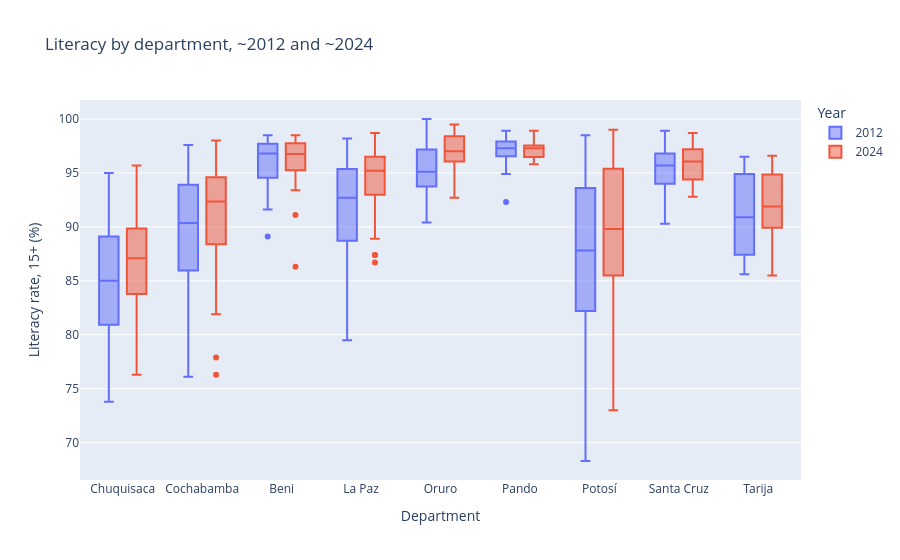

The code cell stored with this chart in its notebook:
### Markdown cell above
`geo.labels()` names any column for a plot, and `geo.map()` draws an interactive map (hover over a municipality to see its name and value):

### Code cell
px.box(edu, x="department", y="sdg4_6_alf", color="year", labels=geo.labels(edu),
       title="Literacy by department, ~2012 and ~2024")

### Figure 1 — Plotly figure (JSON) as saved in the notebook; plotly's stock layout.template omitted (floating-point values rounded to 4 significant figures; data arrays with more than 128 entries replaced by an {"elided": "..."} marker saying what was removed)
{"data": [{"alignmentgroup": "True", "hovertemplate": "Year=2012<br>Department=%{x}<br>Literacy rate, 15+ (%)=%{y}<extra></extra>", "legendgroup": "2012", "marker": {"color": "#636efa"}, "name": "2012", "notched": false, "offsetgroup": "2012", "orientation": "v", "showlegend": true, "type": "box", "x": {"elided": "343 str values"}, "x0": " ", "xaxis": "x", "y": {"elided": "343 float values"}, "y0": " ", "yaxis": "y"}, {"alignmentgroup": "True", "hovertemplate": "Year=2024<br>Department=%{x}<br>Literacy rate, 15+ (%)=%{y}<extra></extra>", "legendgroup": "2024", "marker": {"color": "#EF553B"}, "name": "2024", "notched": false, "offsetgroup": "2024", "orientation": "v", "showlegend": true, "type": "box", "x": {"elided": "343 str values"}, "x0": " ", "xaxis": "x", "y": {"elided": "343 float values"}, "y0": " ", "yaxis": "y"}], "layout": {"boxmode": "group", "legend": {"title": {"text": "Year"}, "tracegroupgap": 0}, "title": {"text": "Literacy by department, ~2012 and ~2024"}, "xaxis": {"anchor": "y", "domain": [0.0, 1.0], "title": {"text": "Department"}}, "yaxis": {"anchor": "x", "domain": [0.0, 1.0], "title": {"text": "Literacy rate, 15+ (%)"}}}}
